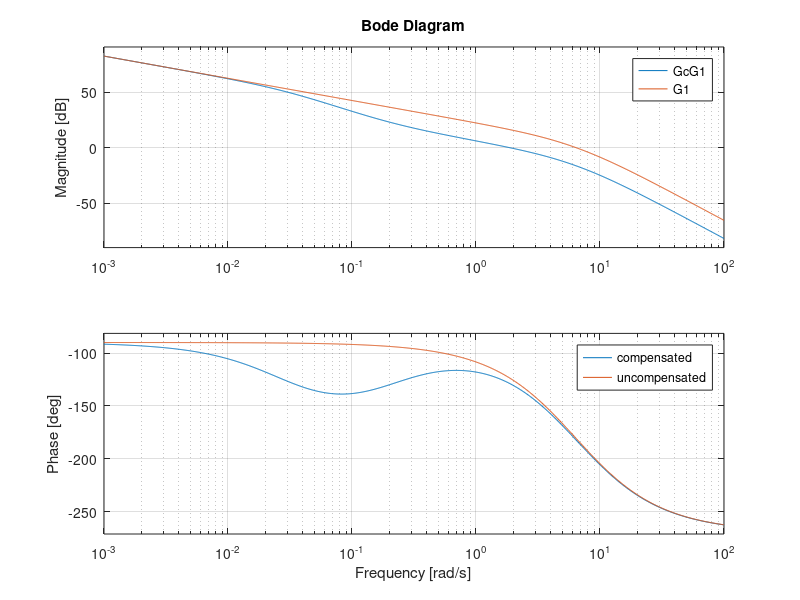

The MATLAB source for this figure:
num = [0 0 0 548];
den = [1 13 40 0];

G1 = tf(num,den);

numc = [5 1];
denc = [32.8 1];

Gc = tf(numc,denc);

GcG1 = series(Gc,G1);

bode(GcG1,G1)
legend('compensated','uncompensated')
